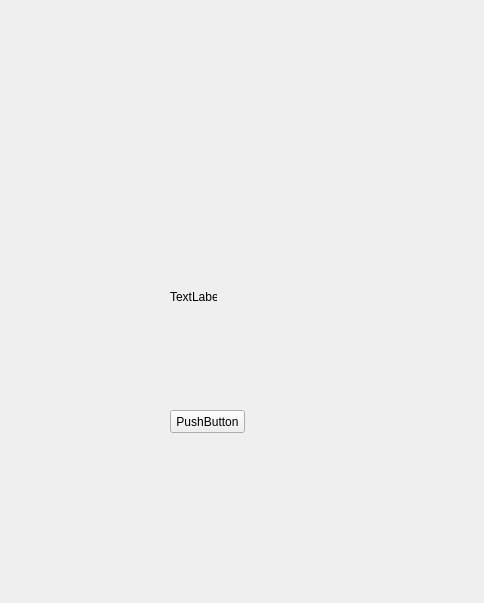
<?xml version="1.0" encoding="UTF-8"?>
<ui version="4.0">
 <class>Form</class>
 <widget class="QWidget" name="Form">
  <property name="geometry">
   <rect>
    <x>0</x>
    <y>0</y>
    <width>484</width>
    <height>603</height>
   </rect>
  </property>
  <property name="windowTitle">
   <string>Form</string>
  </property>
  <widget class="QPushButton" name="pushButton">
   <property name="geometry">
    <rect>
     <x>170</x>
     <y>410</y>
     <width>75</width>
     <height>23</height>
    </rect>
   </property>
   <property name="text">
    <string>PushButton</string>
   </property>
  </widget>
  <widget class="QLabel" name="label">
   <property name="geometry">
    <rect>
     <x>170</x>
     <y>290</y>
     <width>47</width>
     <height>13</height>
    </rect>
   </property>
   <property name="text">
    <string>TextLabel</string>
   </property>
  </widget>
 </widget>
 <resources/>
 <connections/>
</ui>
